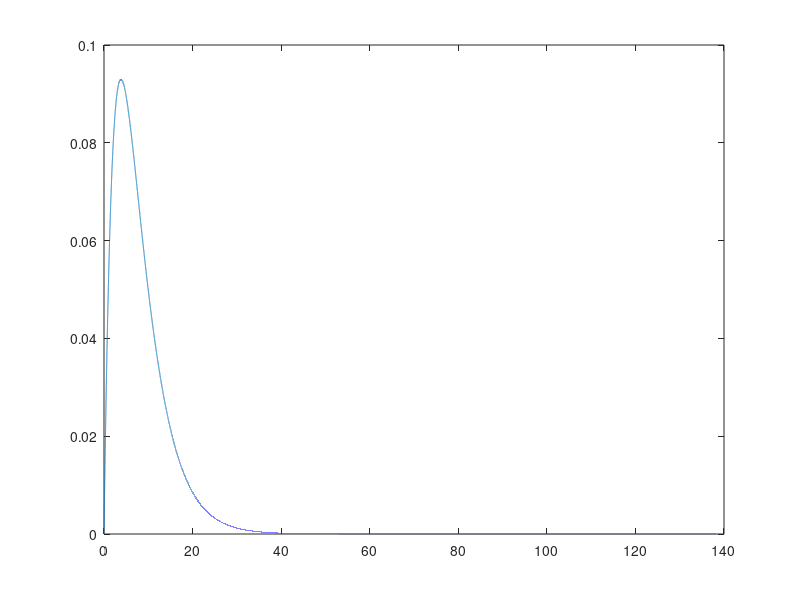

This chart was generated by the following MATLAB code:
n1 = 3;   n2 = 5;
delx = .001;
xmax = -ceil(log(1e-10)*n1)

x = 0:delx:xmax;
a1 = exp(-x/n1)/n1;
a2 = exp(-x/n2)/n2;
trapz(x,a1)          % norm
trapz(x,a2.*x)       % mean
trapz(x,a2)
trapz(x,a2.*x)

uh = conv(a1,a2)*delx;
x3 = 0:delx:2*xmax;
plot(x3,uh)
trapz(x3,uh)
trapz(x3,x3.*uh)


%%%%%%%https://www.mathworks.com/matlabcentral/answers/355789-convolution-of-two-probability-density-functions

